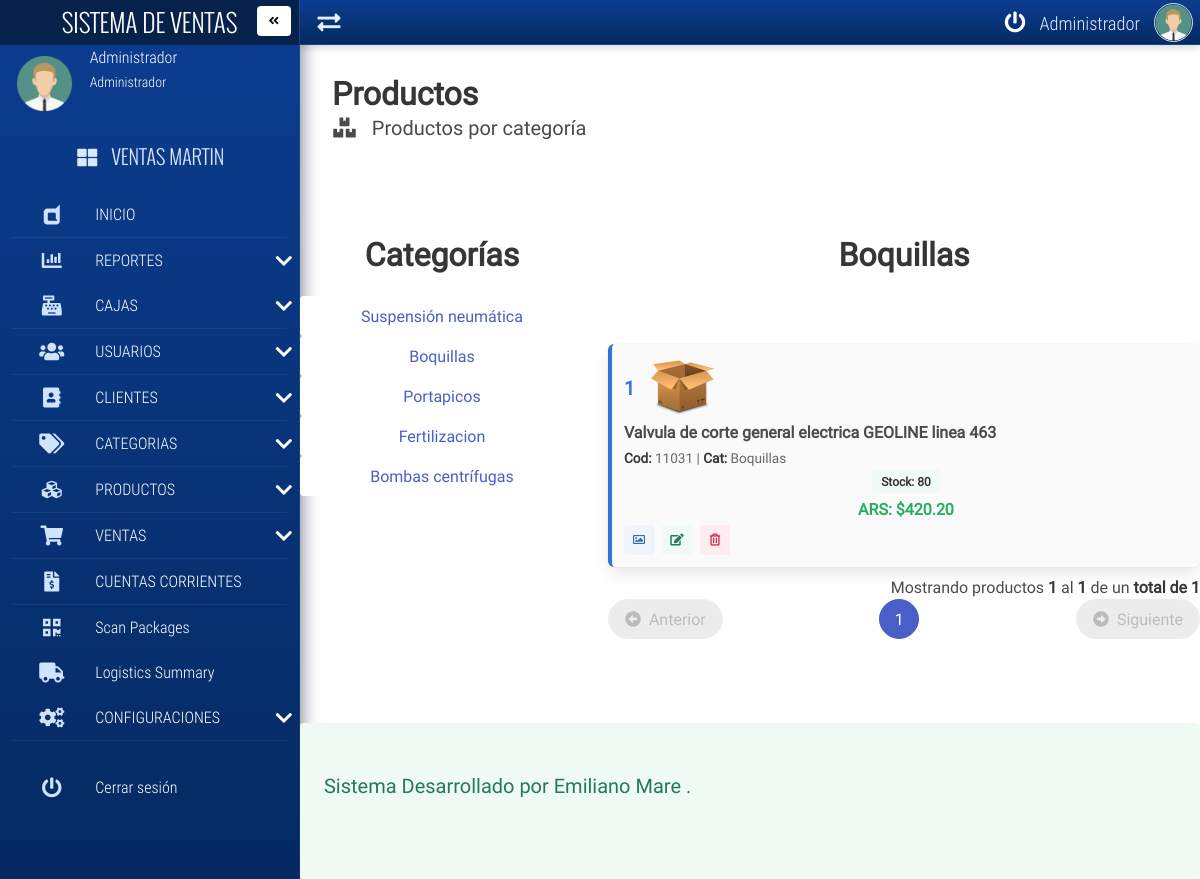
The app's page /VENTAS/productCategory/2/ (signed in) with its own data.
### tables this page shows
CREATE TABLE `categoria` (
  `categoria_id` int(7) NOT NULL,
  `categoria_nombre` varchar(50) NOT NULL,
  `categoria_ubicacion` varchar(150) NOT NULL
);

CREATE TABLE `producto` (
  `producto_id` int(20) NOT NULL,
  `producto_codigo` varchar(77) NOT NULL,
  `producto_nombre` varchar(100) NOT NULL,
  `producto_stock_total` int(25) NOT NULL,
  `producto_tipo_unidad` varchar(20) NOT NULL,
  `producto_precio_compra` decimal(30,2) NOT NULL,
  `producto_precio_venta` decimal(30,2) NOT NULL,
  `producto_marca` varchar(35) NOT NULL,
  `producto_modelo` varchar(35) NOT NULL,
  `producto_estado` varchar(20) NOT NULL,
  `producto_foto` varchar(500) NOT NULL,
  `categoria_id` int(7) NOT NULL
);

### VENTAS/autoload.php (called while the page is built, shortened)
<?php
    spl_autoload_register(function($clase){
        $archivo= __DIR__."/".$clase.".php";
        $archivo=str_replace("\\","/",$archivo);
    });

### VENTAS/app/views/content/productCategory-view.php (the view, shortened to what this page needs)
<div class="container is-fluid mb-6">
	<h1 class="title">Productos</h1>
	<h2 class="subtitle"><i class="fas fa-boxes fa-fw"></i> &nbsp; Productos por categoría</h2>
</div>
<div class="container pb-6 pt-6">
    <?php
        $insProducto = new productController();
    ?>
    <div class="columns">
        <div class="column is-one-third">
            <h2 class="title has-text-centered">Categorías</h2>
            <?php
                $datos_categorias=$insProducto->seleccionarDatos("Normal","categoria","*",0);
                if($datos_categorias->rowCount()>0){
                    $datos_categorias=$datos_categorias->fetchAll();
                    foreach($datos_categorias as $row){
                        echo '<a href="'.APP_URL.$url[0].'/'.$row['categoria_id'].'/" class="button is-link is-inverted is-fullwidth">'.$row['categoria_nombre'].'</a>';
                    }
                }else{
                    echo '<p class="has-text-centered" >No hay categorías registradas</p>';
                }
            ?>
        </div>
        <div class="column pb-6">
            <?php
                $categoria_id=(isset($url[1])) ? $url[1] : 0;
                $categoria=$insProducto->seleccionarDatos("Unico","categoria","categoria_id",$categoria_id);
                if($categoria->rowCount()>0){
                    $categoria=$categoria->fetch();
                    echo '
                        <h2 class="title has-text-centered">'.$categoria['categoria_nombre'].'</h2>
                        <p class="has-text-centered pb-6" >'.$categoria['categoria_ubicacion'].'</p>
                    ';
                    echo $insProducto->listarProductoControlador($url[2],10,$url[0],"",$url[1]);
                }else{
                    echo '
                    <p class="has-text-centered pb-6"><i class="far fa-grin-wink fa-5x"></i></p>
                    <h2 class="has-text-centered title" >Seleccione una categoría para empezar</h2>';
                }
            ?>
        </div>
    </div>
</div>

### VENTAS/app/controllers/productController.php (shortened to what this page needs)
<?php
	class productController extends mainModel{
		public function listarProductoControlador($pagina,$registros,$url,$busqueda,$categoria,$marca="",$stock_filter="all",$precio_min="",$precio_max=""){
			$pagina=$this->limpiarCadena($pagina);
			$registros=$this->limpiarCadena($registros);
			$categoria=$this->limpiarCadena($categoria);
			$url=$this->limpiarCadena($url);
			if($categoria>0){
				$url=APP_URL.$url."/".$categoria."/";
			}else{
				$url=APP_URL.$url."/";
			}
			$busqueda=$this->limpiarCadena($busqueda);
		$marca=$this->limpiarCadena($marca);
		$stock_filter=$this->limpiarCadena($stock_filter);
		$precio_min=$this->limpiarCadena($precio_min);
		$precio_max=$this->limpiarCadena($precio_max);
		$tabla="";
		$pagina = (isset($pagina) && $pagina>0) ? (int) $pagina : 1;
		$inicio = ($pagina>0) ? (($pagina * $registros)-$registros) : 0;
		$campos="producto.producto_id,producto.producto_codigo,producto.producto_nombre,producto_stock_total,producto.producto_precio_venta,producto.producto_foto,categoria.categoria_nombre";
		$extraWhere = "";
		if(isset($busqueda) && $busqueda!=""){
			$consulta_datos="SELECT $campos FROM producto INNER JOIN categoria ON producto.categoria_id=categoria.categoria_id WHERE (producto_codigo LIKE '%$busqueda%' OR producto_nombre LIKE '%$busqueda%' OR producto_marca LIKE '%$busqueda%' OR producto_modelo LIKE '%$busqueda%') $extraWhere ORDER BY producto_nombre ASC LIMIT $inicio,$registros";
			$consulta_total="SELECT COUNT(producto_id) FROM producto WHERE (producto_codigo LIKE '%$busqueda%' OR producto_nombre LIKE '%$busqueda%' OR producto_marca LIKE '%$busqueda%' OR producto_modelo LIKE '%$busqueda%') $extraWhere";
		}elseif($categoria>0){
	        $consulta_datos="SELECT $campos FROM producto INNER JOIN categoria ON producto.categoria_id=categoria.categoria_id WHERE producto.categoria_id='$categoria' $extraWhere ORDER BY producto.producto_nombre ASC LIMIT $inicio,$registros";
	        $consulta_total="SELECT COUNT(producto_id) FROM producto WHERE categoria_id='$categoria' $extraWhere";
	    }else{
			$consulta_datos="SELECT $campos FROM producto INNER JOIN categoria ON producto.categoria_id=categoria.categoria_id WHERE 1=1 $extraWhere ORDER BY producto_nombre ASC LIMIT $inicio,$registros";
			$consulta_total="SELECT COUNT(producto_id) FROM producto WHERE 1=1 $extraWhere";
			}
			$datos = $this->ejecutarConsulta($consulta_datos);
			$datos = $datos->fetchAll();
			$total = $this->ejecutarConsulta($consulta_total);
			$total = (int) $total->fetchColumn();
			$numeroPaginas =ceil($total/$registros);
		    if($total>=1 && $pagina<=$numeroPaginas){
				$contador=$inicio+1;
				$pag_inicio=$inicio+1;
				foreach($datos as $rows){
					$color_stock = $rows['producto_stock_total'] > 10 ? 'is-success' : ($rows['producto_stock_total'] > 0 ? 'is-warning' : 'is-danger');
					$tabla.='
						<div class="box product-item" style="padding: 0.75rem; margin-bottom: 0.5rem; background-color: #fafafa; border-left: 4px solid #3273dc;">
							<div class="pi-meta" style="display:flex; align-items:center; gap:1rem;">
								<span style="font-weight: bold; color: #3273dc; font-size: 1.2em;">'.$contador.'</span>
								<figure class="image" style="width:64px; height:64px; margin:0;">
									<img src="'.($rows['producto_foto'] && is_file("./app/views/productos/".$rows['producto_foto']) ? APP_URL.'app/views/productos/'.$rows['producto_foto'] : APP_URL.'app/views/productos/default.png').'" alt="'.htmlspecialchars($rows['producto_nombre']).'" style="object-fit:cover; border-radius:3px; width:64px; height:64px; max-width:100%;">
								</figure>
							</div>
							<div class="pi-details" style="flex:1 1 auto; min-width:0;">
								<p style="font-weight:bold; margin:0 0 .25rem 0;">'.$rows['producto_nombre'].'</p>
								<p style="margin:.25rem 0; font-size:.85em; color:#666; margin-bottom:0;">
									<strong>Cod:</strong> '.$rows['producto_codigo'].' | <strong>Cat:</strong> '.$rows['categoria_nombre'].'
								</p>
							</div>
							<div class="pi-stock" style="flex:0 0 auto; text-align:center; min-width:0;">
								<span class="tag '.$color_stock.' is-light"><strong>Stock: '.$rows['producto_stock_total'].'</strong></span>
							</div>
							<div class="pi-prices" style="flex:0 0 auto; text-align:center; min-width:0;">
								<p style="margin:.25rem 0;">
									<strong style="color:#27ae60;">ARS: $' . number_format($rows['producto_precio_venta'], 2, MONEDA_SEPARADOR_DECIMAL, MONEDA_SEPARADOR_MILLAR) . '</strong>
								</p>
							</div>
							<div class="pi-actions" style="display:flex; gap:.5rem; align-items:center; min-width:0;">
								<a href="'.APP_URL.'productPhoto/'.$rows['producto_id'].'/" class="button is-info is-light is-small" title="Cambiar foto">
									<span class="icon"><i class="far fa-image"></i></span>
								</a>
								<a href="'.APP_URL.'productUpdate/'.$rows['producto_id'].'/" class="button is-success is-light is-small" title="Editar">
									<span class="icon"><i class="fas fa-edit"></i></span>
								</a>
								<form class="FormularioAjax" action="'.APP_URL.'app/ajax/productoAjax.php" method="POST" autocomplete="off" style="display:inline; margin:0;">
									<input type="hidden" name="producto_id" value="'.$rows['producto_id'].'">
									<button type="submit" class="button is-danger is-light is-small" title="Eliminar">
										<span class="icon"><i class="far fa-trash-alt"></i></span>
									</button>
								</form>
							</div>
						</div>';
					$contador++;
				}
				$pag_final=$contador-1;
			}
			if($total>0 && $pagina<=$numeroPaginas){
				$tabla.='<p class="has-text-right">Mostrando productos <strong>'.$pag_inicio.'</strong> al <strong>'.$pag_final.'</strong> de un <strong>total de '.$total.'</strong></p>';
				$tabla.=$this->paginadorTablas($pagina,$numeroPaginas,$url,7);
			}
			return $tabla;
		}
	}

### VENTAS/app/models/mainModel.php (shortened to what this page needs)
<?php
	class mainModel{
		private $server=DB_SERVER;
		private $db=DB_NAME;
		private $user=DB_USER;
		private $pass=DB_PASS;
		protected function conectar(){
			try{
				$conexion = new PDO("mysql:host=".$this->server.";dbname=".$this->db, $this->user, $this->pass, [
					PDO::ATTR_ERRMODE => PDO::ERRMODE_EXCEPTION,
					PDO::ATTR_DEFAULT_FETCH_MODE => PDO::FETCH_ASSOC,
				]);
				$conexion->exec("SET CHARACTER SET utf8");
				return $conexion;
			}catch(\PDOException $e){
				error_log("DB connection error: ".$e->getMessage());
				if(php_sapi_name() !== 'cli'){
					echo '<div style="padding:1rem;background:#fff;border:1px solid #e5e5e5;margin:1rem;font-family:Arial,Helvetica,sans-serif;">';
					echo '<h2 style="margin:0 0 .5rem;color:#c00;">Error de conexión a la base de datos</h2>';
					echo '<p>Comprueba que el servicio MySQL esté corriendo y que las credenciales en <strong>config/server.php</strong> sean correctas.</p>';
					echo '<p style="font-size:.9rem;color:#666;">Detalle técnico: '.htmlentities($e->getMessage()).'</p>';
					echo '</div>';
				}
				exit;
			}
		}
		protected function ejecutarConsulta($consulta){
			$sql=$this->conectar()->prepare($consulta);
			$sql->execute();
			return $sql;
		}
		public function limpiarCadena($cadena){
			$palabras = [
				'<script>',
				'</script>',
				'<script src',
				'<script type=',
				'SELECT * FROM',
				'SELECT ',
				' SELECT ',
				'DELETE FROM',
				'INSERT INTO',
				'DROP TABLE',
				'DROP DATABASE',
				'TRUNCATE TABLE',
				'SHOW TABLES',
				'SHOW DATABASES',
				'<?php',
				'?>',
				'--',
				'^',
				'<',
				'>',
				'==',
				';',
				'::'
			];
			$cadena=trim($cadena);
			$cadena=stripslashes($cadena);
			$cadena=trim($cadena);
			$cadena=stripslashes($cadena);
			return $cadena;
		}
        public function seleccionarDatos($tipo,$tabla,$campo,$id){
			$tipo=$this->limpiarCadena($tipo);
			$tabla=$this->limpiarCadena($tabla);
			$campo=$this->limpiarCadena($campo);
			$id=$this->limpiarCadena($id);
            if($tipo=="Unico"){
                $sql=$this->conectar()->prepare("SELECT * FROM $tabla WHERE $campo=:ID");
                $sql->bindParam(":ID",$id);
            }elseif($tipo=="Normal"){
                $sql=$this->conectar()->prepare("SELECT $campo FROM $tabla");
            }
            $sql->execute();
            return $sql;
		}
		protected function paginadorTablas($pagina,$numeroPaginas,$url,$botones){
	        $tabla='<nav class="pagination is-centered is-rounded" role="navigation" aria-label="pagination">';
	        $qs = '';
	        if(!empty($_GET)){
	            $qs = '?'.http_build_query($_GET);
	        }
	        if($pagina<=1){
	            $tabla.='
	            <a class="pagination-previous is-disabled" disabled ><i class="fas fa-arrow-alt-circle-left"></i> &nbsp; Anterior</a>
	            <ul class="pagination-list">
	            ';
	        }
	        $ci=0;
	        for($i=$pagina; $i<=$numeroPaginas; $i++){
	            if($pagina==$i){
	                $tabla.='<li><a class="pagination-link is-current" href="'.htmlspecialchars($url.$i.'/'.$qs).'">'.$i.'</a></li>';
	            }else{
	                $tabla.='<li><a class="pagination-link" href="'.htmlspecialchars($url.$i.'/'.$qs).'">'.$i.'</a></li>';
	            }
	        }
	        if($pagina==$numeroPaginas){
	            $tabla.='
	            </ul>
	            <a class="pagination-next is-disabled" disabled ><i class="fas fa-arrow-alt-circle-right"></i> &nbsp; Siguiente</a>
	            ';
	        }
	        $tabla.='</nav>';
	        return $tabla;
	    }
	}

### VENTAS/app/views/css/all.css (style rules this page uses)
.fa-fw { text-align: center; width: 1.25em; }
.fa-arrow-alt-circle-left:before { content: "\f359"; }
.fa-arrow-alt-circle-right:before { content: "\f35a"; }
.fa-boxes:before { content: "\f468"; }
.fa-edit:before { content: "\f044"; }
.fa-image:before { content: "\f03e"; }
.fa-trash-alt:before { content: "\f2ed"; }
.far { font-family: 'Font Awesome 5 Free'; font-weight: 400; }

### VENTAS/app/views/css/estilos.css (style rules this page uses)
body,html { height: 100%; width: 100%; margin: 0; padding: 0; font-size: 16px; font-family: "RobotoRegular"; position: relative; background-color: #fff; }
html, body { max-width: 100%; }

### records on screen
categoria: categoria_nombre "Suspensión neumática"
categoria: categoria_nombre "Boquillas", categoria_ubicacion "1"
categoria: categoria_nombre "Portapicos"
categoria: categoria_nombre "Fertilizacion"
categoria: categoria_nombre "Bombas centrífugas"
producto: producto_nombre "Valvula de corte general electrica GEOLINE linea 463", producto_codigo "11031", categoria.categoria_nombre "Boquillas", producto_stock_total "80", producto_precio_venta "420.20"

### other values on screen
$_SESSION['nombre'] "Administrador"
$_SESSION['usuario'] "Administrador"
APP_NAME "VENTAS MARTIN"
$pag_final "1"
$total "1"
